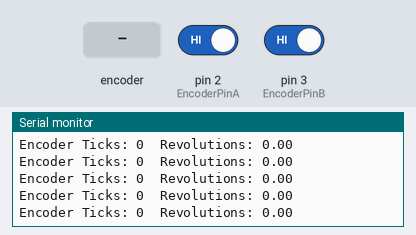
The sketch below on a simulated Arduino Uno, built with avr-gcc and run on an emulated ATmega328P. Parts: the last lines printed to the serial monitor. The test bench sets the inputs (shaded band); at power-on: pin 2 (EncoderPinA) HIGH, pin 3 (EncoderPinB) HIGH.

Above: at 1.2 s.
1.3 s: rotary encoder on pin 2 (EncoderPinA) / pin 3 (EncoderPinB) turned 1 step (first pin leading)
At 2.4 s:
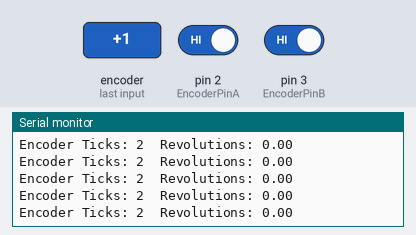
4.5 s: rotary encoder on pin 2 (EncoderPinA) / pin 3 (EncoderPinB) turned 3 steps (first pin leading)
At 5.1 s:
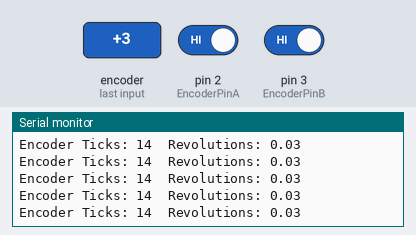
Timing chart, 0 to 7.5 s (numbered marks = the images above; inputs shaded):
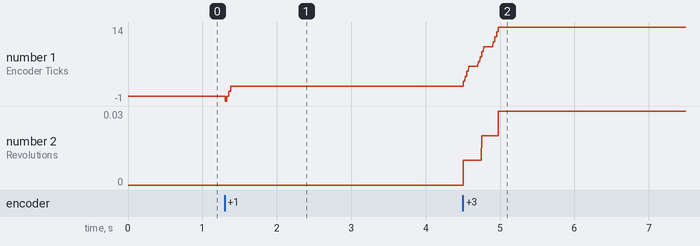

The sketch:

Lab04_EncoderStarterCode_v4.ino
```cpp
/*
*Quadrature Encoder Starter Code
*Code Inspired by: http://yameb.blogspot.com/2012/11/quadrature-encoders-in-arduino-done.html
*/
#include "Arduino.h"

//Setting up interrupt pins
#define EncoderPinA 2 //Must be pin 2 (Only pin 2 and 3 are interrupt pins)
#define EncoderPinB 3 //Must be pin 3

//Defines variables for pin states
volatile bool EncoderASet;
volatile bool EncoderBSet;
volatile bool EncoderAPrev;
volatile bool EncoderBPrev;

volatile long EncoderTicks = 0; //Initializing Tick COunter
float MotorCPR = 542; //CHANGE TO CORRECT CPR

void setup()
{
  Serial.begin(115200); //Baudrate: Change as needed

  pinMode(EncoderPinA, INPUT);      // sets pin A as input
  digitalWrite(EncoderPinA, LOW);  // turn on pullup resistors
  pinMode(EncoderPinB, INPUT);      // sets pin B as input
  digitalWrite(EncoderPinB, LOW);  // turn on pullup resistors
  attachInterrupt(digitalPinToInterrupt(EncoderPinA), HandleMotorInterruptA, CHANGE); //Setting up first interrupt
  attachInterrupt(digitalPinToInterrupt(EncoderPinB), HandleMotorInterruptB, CHANGE); //Setting up second interrupt
}

void loop()
{
  Serial.print("Encoder Ticks: ");
  Serial.print(EncoderTicks); //Counted Ticks
  Serial.print("  Revolutions: ");
  Serial.print(EncoderTicks/MotorCPR);  //4000 Counts Per Revolution //CHANGE TO CORRECT CPR
  Serial.print("\n");
}


// Interrupt service routine for Channel A
void HandleMotorInterruptA(){
  //Read Encoder Pins
  EncoderBSet = digitalRead(EncoderPinB);
  EncoderASet = digitalRead(EncoderPinA);

  EncoderTicks+=ParseEncoder(); //either incremensts encoder up or down

  //Stores previous encoder value
  EncoderAPrev = EncoderASet;
  EncoderBPrev = EncoderBSet;
}

// Interrupt service routine for Channel B
void HandleMotorInterruptB(){
  //Read Encoder Pins
  EncoderBSet = digitalRead(EncoderPinB);
  EncoderASet = digitalRead(EncoderPinA);

  EncoderTicks+=ParseEncoder(); //either incremensts encoder up or down

  //Stores previous encoder value
  EncoderAPrev = EncoderASet;
  EncoderBPrev = EncoderBSet;
}

//Checks if count needs to go up or down based off previous and current states of channels
int ParseEncoder(){
  if(EncoderAPrev && EncoderBPrev){
    if(!EncoderASet && EncoderBSet) return 1;
    if(EncoderASet && !EncoderBSet) return -1;
  }else if(!EncoderAPrev && EncoderBPrev){
    if(!EncoderASet && !EncoderBSet) return 1;
    if(EncoderASet && EncoderBSet) return -1;
  }else if(!EncoderAPrev && !EncoderBPrev){
    if(EncoderASet && !EncoderBSet) return 1;
    if(!EncoderASet && EncoderBSet) return -1;
  }else if(EncoderAPrev && !EncoderBPrev){
    if(EncoderASet && EncoderBSet) return 1;
    if(!EncoderASet && !EncoderBSet) return -1;
  }
}
```

Measured:
- after the input at 1.3 s, the serial monitor: prints a new line at once (image 1)
- after the input at 4.5 s, the serial monitor: prints a new line at once (image 2)
- plotted number 1: 0 → 2 after the input at 1.3 s, 2 → 14 after the input at 4.5 s
- plotted number 2: 0 → 0.03 after the input at 4.5 s
